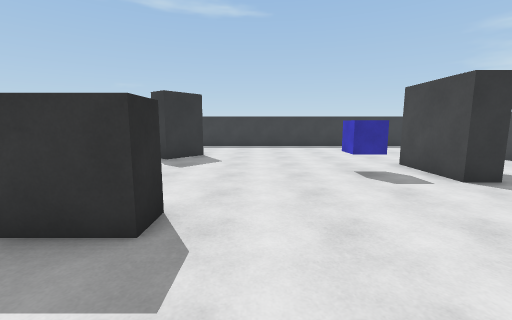
View 1 (above)

12 first-person views from a walk through a Unity game level. The camera is 1.5 m above the floor, tilts 8° down and sees 90° across. The floor is counted in squares, 1 m on a side. Each view is taken from the middle of a square. On the plan, view 1 faces up. The plan holds only what a view shows up to about 13 squares ahead; the rest is blank.

View 2
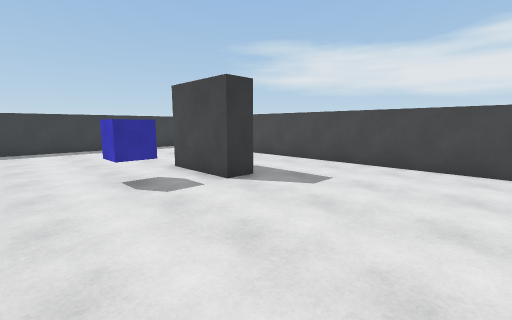

View 3
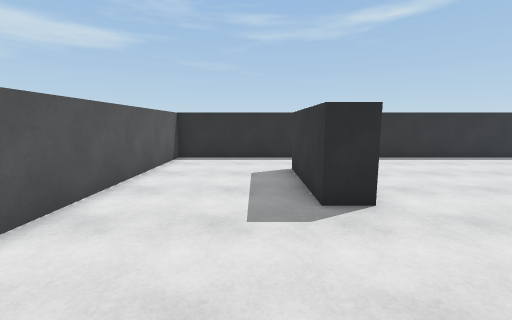

View 4
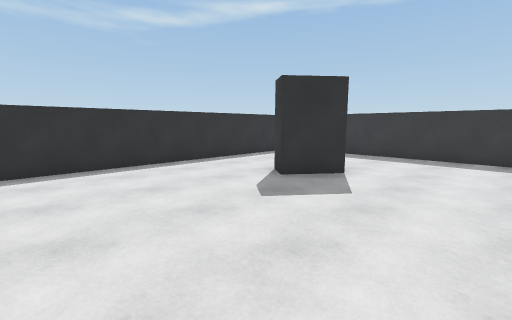

View 5
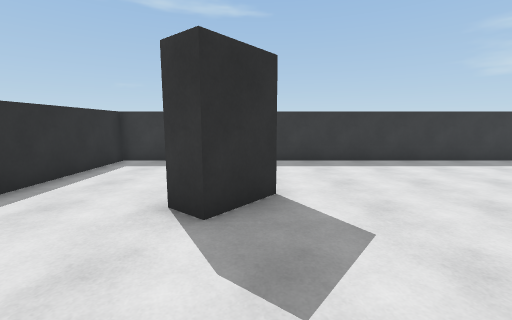

View 6
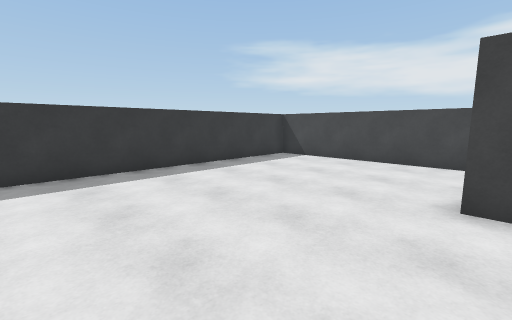

View 7
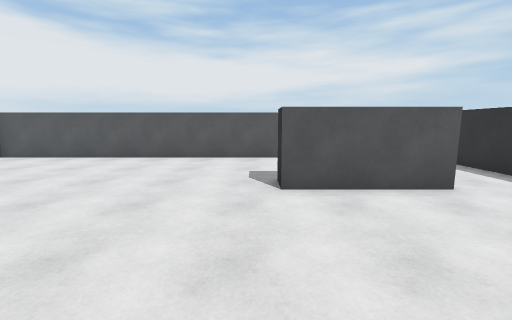

View 8
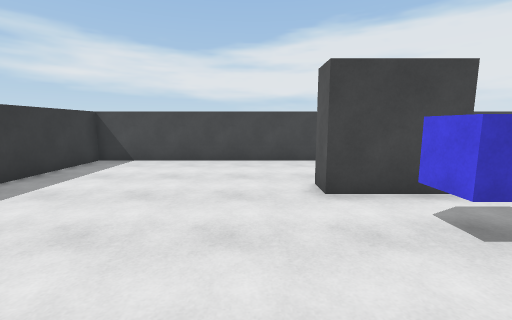

View 9
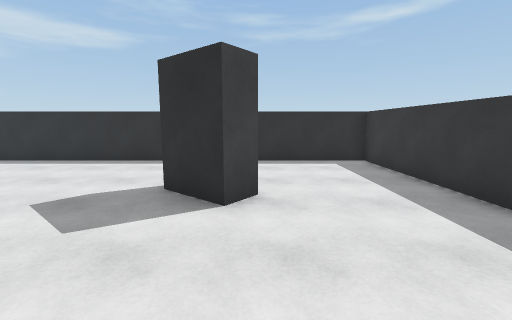

View 10
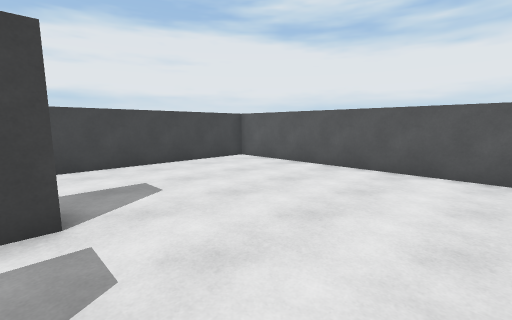

View 11
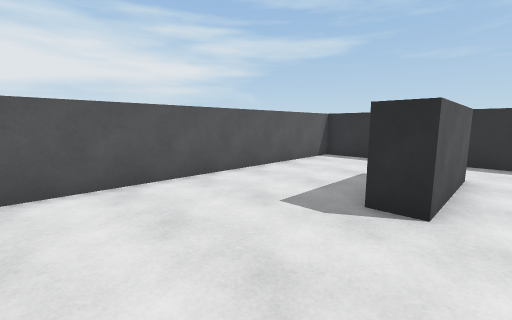

View 12
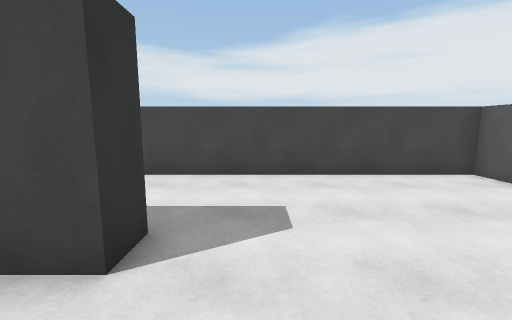

### Floor plan
Points are (right, up) in squares from view 1. A wall is a line through its corners. A room is listed if a view was taken in it or the views show most of it. See-through windows are left out.
Room 1 (views 1, 2, 3, 4, 5, 6, 7, 8, 9, 10, 11, 12)
walls: (6.5, 6.5) (5.4, 6.5) (5.4, 9.5) (6.5, 9.5); (-3.4, 13.1) (-2.6, 12.4) (-3.8, 10.9) (-4.6, 11.5); (-5.6, 4.2) (-1.6, 4.2) (-1.6, 3.2) (-5.6, 3.2); (-8.5, -1.5) (10.5, -1.5) (10.5, 17.5) (-8.5, 17.5) (-8.5, -1.5)
objects: other object (3, 8) to (4, 8)

Where each view was taken, in squares from view 1:
view 1: 0 up, 0 right, facing up
view 2: 1 up, 1 right, facing up-right
view 3: 2 up, 3 right, facing left
view 4: 5 up, 1 right, facing up-left
view 5: 7 up, 3 left, facing up
view 6: 9 up, 0 right, facing up-right
view 7: 10 up, 1 left, facing down
view 8: 11 up, 0 right, facing right
view 9: 13 up, 2 right, facing left
view 10: 7 up, 1 right, facing down-right
view 11: 5 up, 3 right, facing down-left
view 12: 5 up, 3 right, facing right
